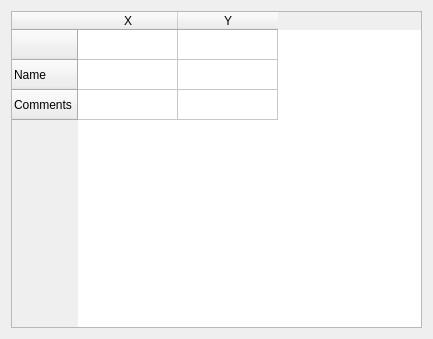
<?xml version="1.0" encoding="UTF-8"?>
<ui version="4.0">
 <class>Form</class>
 <widget class="QWidget" name="Form">
  <property name="geometry">
   <rect>
    <x>0</x>
    <y>0</y>
    <width>433</width>
    <height>339</height>
   </rect>
  </property>
  <property name="minimumSize">
   <size>
    <width>433</width>
    <height>339</height>
   </size>
  </property>
  <property name="windowTitle">
   <string>Form</string>
  </property>
  <layout class="QGridLayout" name="gridLayout">
   <item row="0" column="0">
    <widget class="QTableWidget" name="tableWidget">
     <row>
      <property name="text">
       <string/>
      </property>
     </row>
     <row>
      <property name="text">
       <string>Name</string>
      </property>
     </row>
     <row>
      <property name="text">
       <string>Comments</string>
      </property>
     </row>
     <column>
      <property name="text">
       <string>X</string>
      </property>
     </column>
     <column>
      <property name="text">
       <string>Y</string>
      </property>
     </column>
    </widget>
   </item>
  </layout>
 </widget>
 <resources/>
 <connections/>
</ui>
